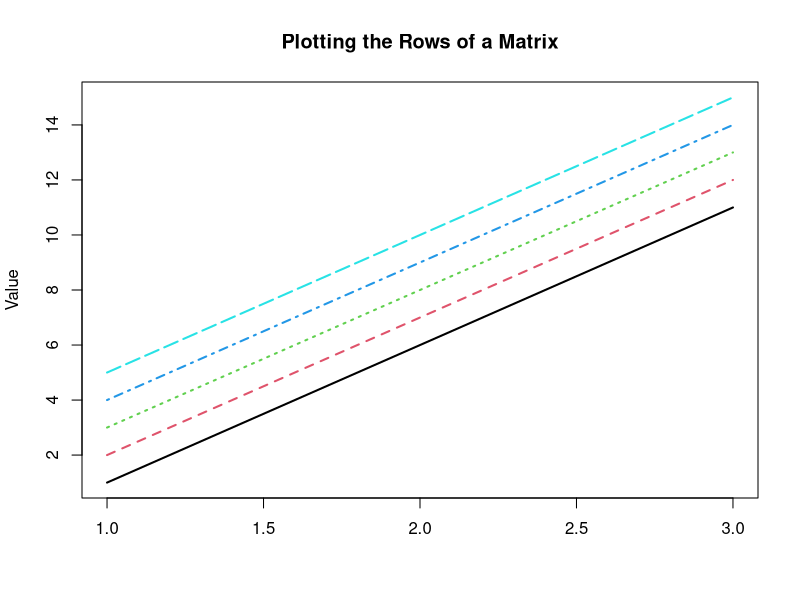
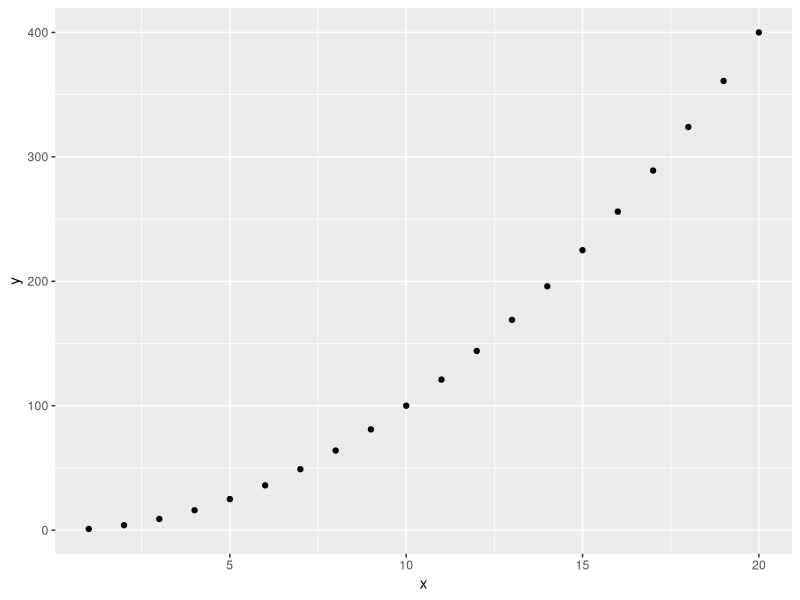
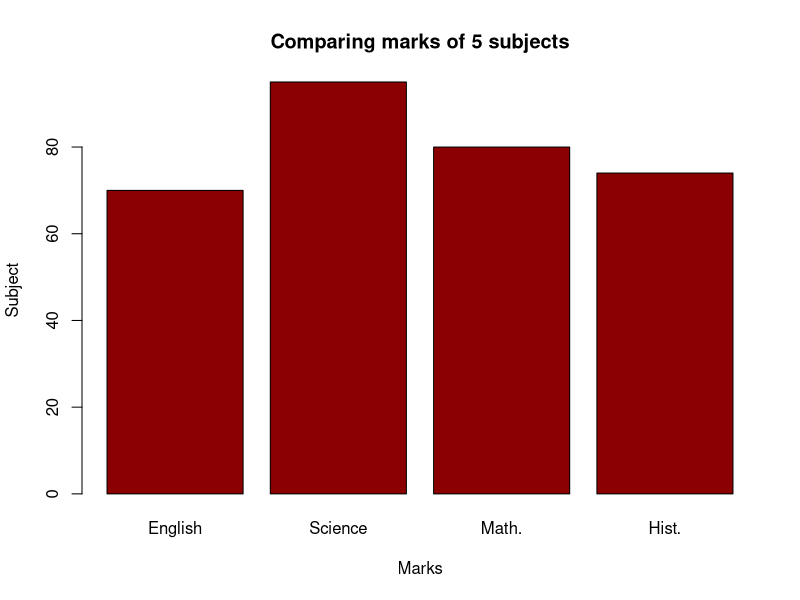

The R script that drew these images, in order:
# 1. Write an R program to create three vectors a, b, c with 5 integers. Combine the three vectors to become a 3×5 matrix where each column represents a vector. Print the content of the matrix. Plot a graph and label correctly.

a <- c(1L, 2L, 3L, 4L, 5L)
b <- c(6L, 7L, 8L, 9L, 10L)
c <- c(11L, 12L, 13L, 14L, 15L)

c(a, b, c)

# creating matrix
m <- matrix(c(a, b, c), ncol = 3)

# print matrix
print(m)

matplot(t(m),
        type = "l",
        lwd = 2,
        main="Plotting the Rows of a Matrix",
        ylab="Value")

# 2. Write a R program to create a Data frames which contain details of 5 employees and display the details. (Name, Age, Role and Length of service).

# Create the data frame.
emp.data <- data.frame(
  emp_id = c (1:5), 
  emp_name = c("Rick","Dan","Michelle","Ryan","Gary"),
  age = c(20,25,30,35,40),
  role = c("engineer", "marketing executive", "CEO", "COO", "CFO"),
  years_of_service = (c(2, 3, 7, 5, 4)),
  stringsAsFactors = FALSE
)
# Print the data frame.			
print(emp.data) 

# 3. Import the GGPLOT 2 library and plot a graph using the qplot function. X axis is the sequence of 1:20 and the y axis is the x ^ 2. Label the graph appropriately. install.packages("ggplot2", dependencies = TRUE)

# Import Libraries
library(ggplot2)


x <- c(1:20)

print(x)

y <- x^2

print(y)



qplot(x, y)


# 4. Create a simple bar plot of five subjects

marks = c(70, 95, 80, 74)
barplot(marks,
        main = "Comparing marks of 5 subjects",
        xlab = "Marks",
        ylab = "Subject",
        names.arg = c("English", "Science", "Math.", "Hist."),
        col = "darkred",
        horiz = FALSE)
# 5. Write a R program to take input from the user (name and age) and display the values.

name = readline(prompt="Input your name: ")
age =  readline(prompt="Input your age: ")
print(paste("My name is",name, "and I am",age ,"years old."))
print(R.version.string)


# 6. Write a R program to create a sequence of numbers from 20 to 50 and find the mean of numbers from 20 to 50 and sum of numbers.

print("Sequence of numbers from 20 to 50:")
print(seq(20,50))
print("Mean of numbers from 20 to 60:")
print(mean(20:60))
print("Sum of numbers from 51 to 91:")
print(sum(51:91))

# 7. Write a R program to create a vector which contains 10 random integer values between -50 and +50

x = sample(-50:50, 10)
print(x)

